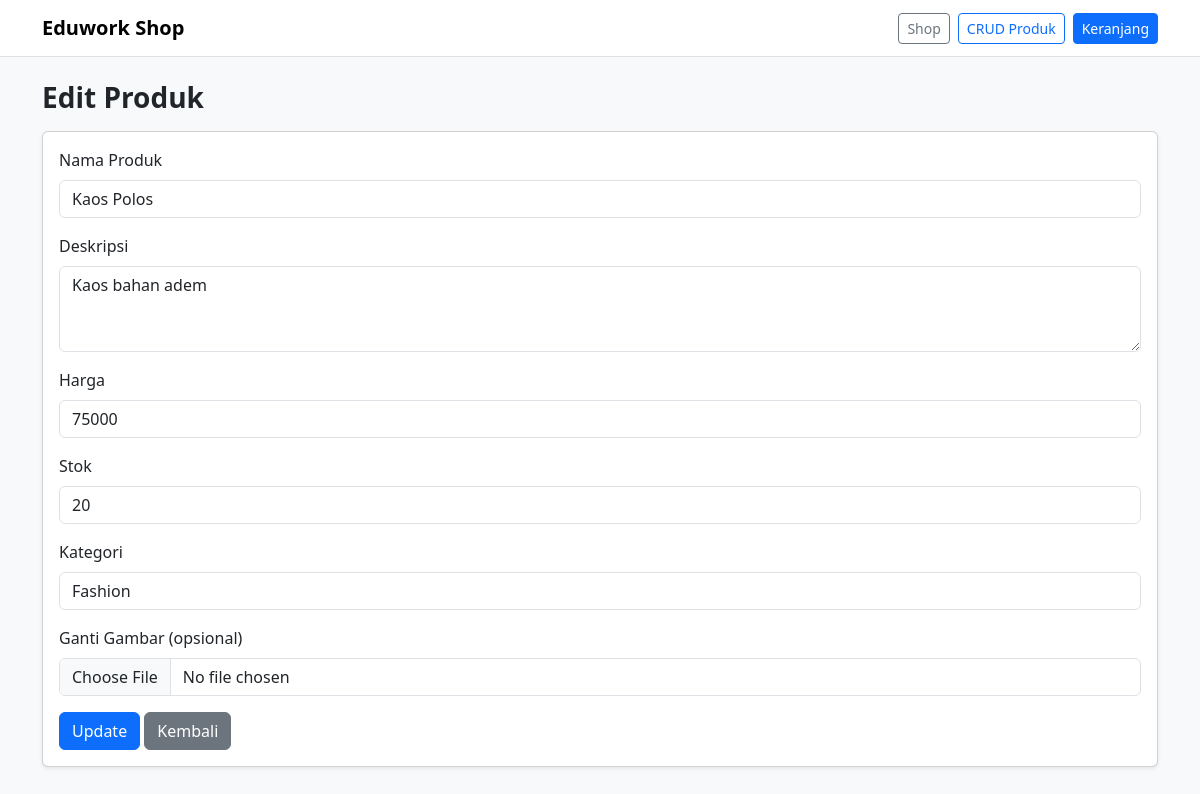
The app's page /products/edit.php?id=6 with its own data.
### tables this page shows
CREATE TABLE `products` (
  `id` int(11) NOT NULL,
  `nama_produk` varchar(100) NOT NULL,
  `harga` int(11) NOT NULL,
  `deskripsi` text DEFAULT NULL,
  `stok` int(11) NOT NULL,
  `kategori` varchar(50) NOT NULL DEFAULT 'Umum',
  `gambar` varchar(255) DEFAULT NULL
);

### repositories/product_repo.php (called while the page is built, shortened)
<?php
function product_find(mysqli $conn, int $id): ?array
{
    $stmt = $conn->prepare(
        "SELECT id, nama_produk, harga, deskripsi, stok, kategori, gambar
         FROM products
         WHERE id = ?"
    );
    $stmt->bind_param("i", $id);
    $stmt->execute();
    $row = $stmt->get_result()->fetch_assoc();
    return $row ?: null;
}

### helpers/helpers.php (called while the page is built, shortened)
<?php
function h($str)
{
    return htmlspecialchars($str ?? "", ENT_QUOTES, "UTF-8");
}

### products/edit.php (the view, shortened to what this page needs)
<?php
require_once __DIR__ . "/../layouts/header.php";
require_once __DIR__ . "/../repositories/product_repo.php";
$id = (int)($_GET["id"] ?? 0);
$product = product_find($conn, $id);
?>
<h1 class="h3 fw-bold mb-3">Edit Produk</h1>
<div class="card shadow-sm">
    <div class="card-body">
        <form action="update.php" method="POST" enctype="multipart/form-data">
            <div class="mb-3">
                <label class="form-label">Nama Produk</label>
                <input class="form-control" name="nama_produk" value="<?= h($product["nama_produk"]) ?>">
            </div>
            <div class="mb-3">
                <label class="form-label">Deskripsi</label>
                <textarea class="form-control" name="deskripsi" rows="3"><?= h($product["deskripsi"]) ?></textarea>
            </div>
            <div class="mb-3">
                <label class="form-label">Harga</label>
                <input class="form-control" type="number" name="harga" value="<?= (int)$product["harga"] ?>">
            </div>
            <div class="mb-3">
                <label class="form-label">Stok</label>
                <input class="form-control" type="number" name="stok" value="<?= (int)$product["stok"] ?>">
            </div>
            <div class="mb-3">
                <label class="form-label">Kategori</label>
                <input class="form-control" name="kategori" value="<?= h($product["kategori"] ?? "Umum") ?>">
            </div>
            <div class="mb-3">
                <label class="form-label">Ganti Gambar (opsional)</label>
                <input class="form-control" type="file" name="gambar" accept="image/*">
            </div>
            <button class="btn btn-primary" type="submit">Update</button>
            <a class="btn btn-secondary" href="index.php">Kembali</a>
        </form>
    </div>
</div>
<?php require_once __DIR__ . "/../layouts/footer.php"; ?>

### records on screen
products: nama_produk "Kaos Polos", deskripsi "Kaos bahan adem", harga "75000", stok "20", kategori "Fashion"
